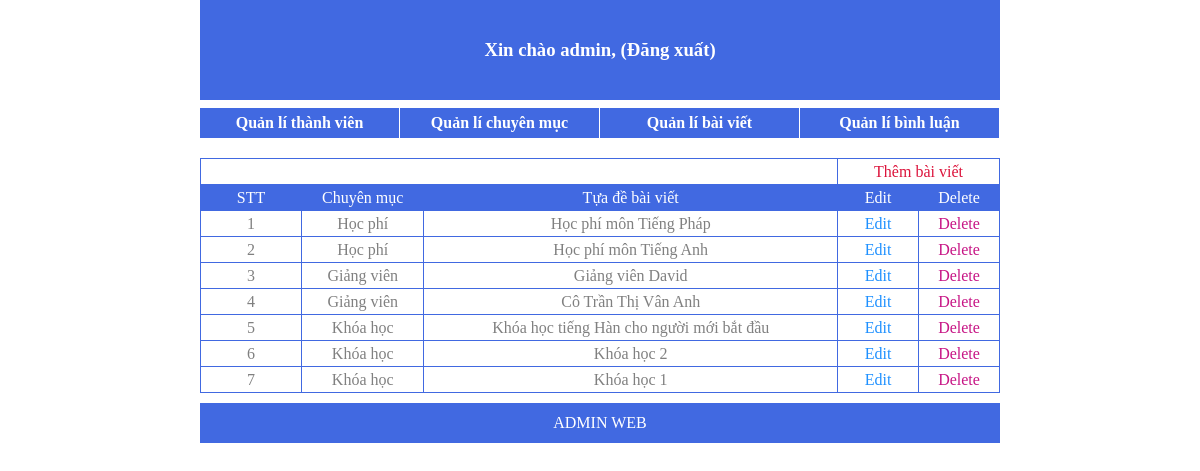
The app's page /admin/list_article.php (signed in) with its own data.
### tables this page shows
CREATE TABLE `news` (
  `new_id` int(10) UNSIGNED NOT NULL,
  `title` varchar(255) NOT NULL,
  `image` varchar(255) NOT NULL,
  `introduce` text NOT NULL,
  `content` longtext NOT NULL,
  `cate_id` int(10) NOT NULL
);

CREATE TABLE `category` (
  `cate_id` int(10) UNSIGNED NOT NULL,
  `cate_title` varchar(50) NOT NULL
);

### admin/list_article.php (the view, shortened to what this page needs)
<?php
require('templates/header.php');
?>
<div id="wrapper">
        <table>
            <tr>
                <td colspan="3"></td>
                <td colspan="2"><a href="add_article.php" style="color: crimson;">Thêm bài viết</a></td>
            </tr>
            <tr style="background: royalblue; color: white;">
                <td style="width: 100px;">STT</td>
                <td>Chuyên mục</td>
                <td>Tựa đề bài viết</td>
                <td style="width: 80px;">Edit</td>
                <td style="width: 80px;">Delete</td>
            </tr>
            <?php
            require ("../library/config.php");
            $stt=1;
            $result=mysqli_query($conn, "select b.new_id,a.cate_title,b.title from category as a, news as b WHERE a.cate_id=b.cate_id");
            while($data=mysqli_fetch_assoc($result))
            {
                echo "<tr>";
                echo "<td>$stt</td>";
                echo "<td>$data[cate_title]</td>";
                echo "<td>$data[title]</td>";
                echo "<td><a href='edit_article.php?id=$data[new_id]' style='color: dodgerblue;'>Edit</a></td>";
                echo "<td><a href='del_article.php?id=$data[new_id]' onclick='return show_confirm();' style='color: mediumvioletred;'>Delete</a></td>";
                echo "</tr>";
                $stt++;
            }
            ?>
        </table>
    </div>
<?php
require('templates/footer.php');
?>

### admin/style.css (style rules this page uses)
* { padding: 0; margin: 0; }
a { text-decoration: none; }
body { width: 800px; margin: auto; }
#wrapper table { width: 800px; text-align: center; margin-top: 20px; border-collapse: collapse ; color: gray; }
#wrapper table tr { border: 1px solid royalblue ; line-height: 25px; }
#wrapper table td { border: 1px solid royalblue; }

### records on screen
news: cate.cate_title "Học phí", title "Học phí môn Tiếng Pháp"
news: cate.cate_title "Học phí", title "Học phí môn Tiếng Anh"
news: cate.cate_title "Giảng viên", title "Giảng viên David"
news: cate.cate_title "Giảng viên", title "Cô Trần Thị Vân Anh"
news: cate.cate_title "Khóa học", title "Khóa học tiếng Hàn cho người mới bắt đầu"
news: cate.cate_title "Khóa học", title "Khóa học 2"
news: cate.cate_title "Khóa học", title "Khóa học 1"

### other values on screen
$_SESSION["username"] "admin"
